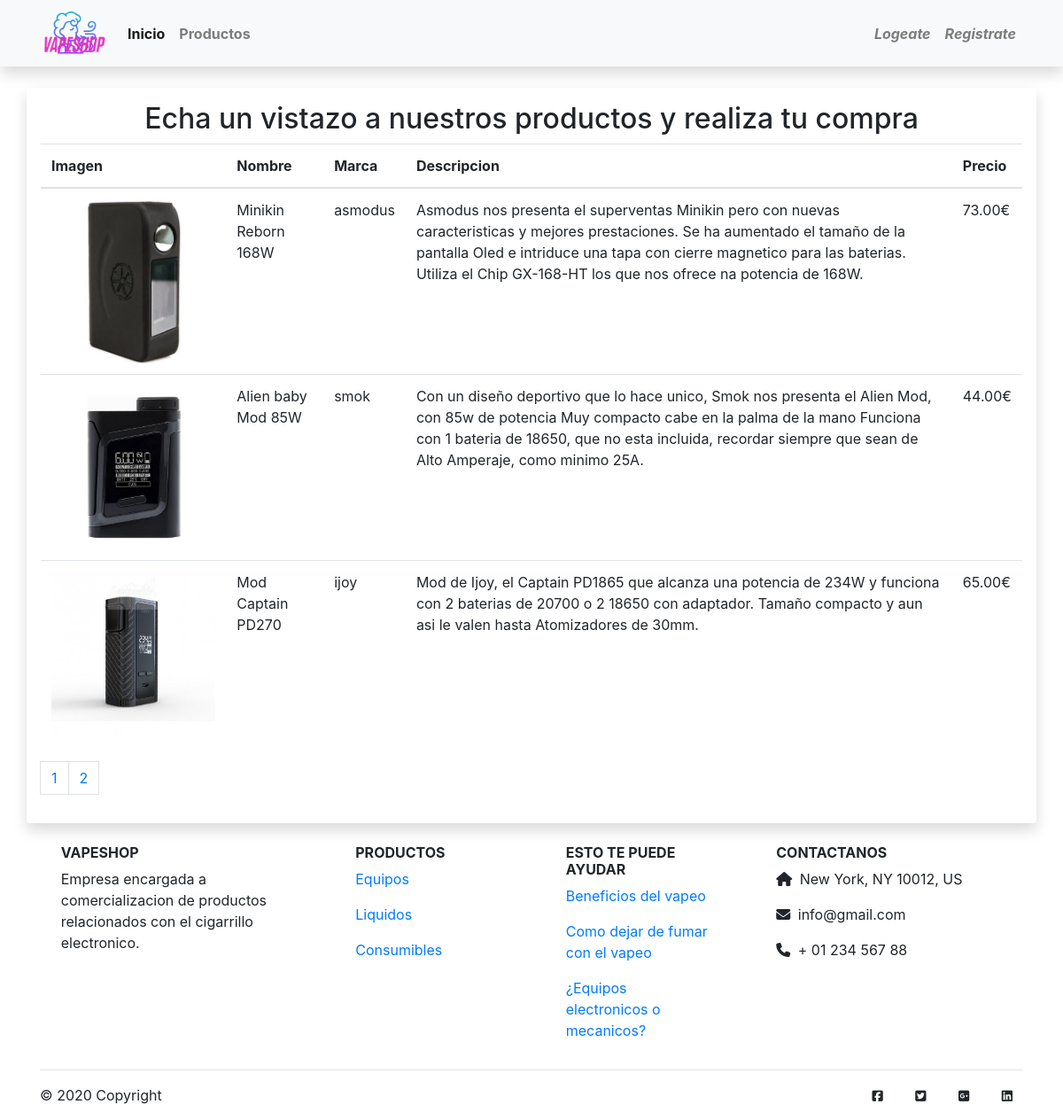
/products.php, run on the app's committed database.
### tables this page shows
CREATE TABLE productos(
    id_producto INT NOT NULL AUTO_INCREMENT,
    nombre VARCHAR(20) NOT NULL,
    marca VARCHAR(20) NOT NULL,
    tipo VARCHAR (15) NOT NULL,
    descripcion VARCHAR(500),
    precio DECIMAL(6, 2),
    stock DECIMAL not NULL,
    id_categoria INT,
    imagen_producto TEXT,
    FOREIGN KEY(id_categoria) REFERENCES categorias(id_categoria),
    PRIMARY KEY(id_producto)
);

### functions/products_functions.php (the view, shortened to what this page needs)
<?php
function show()
{
    include 'assets/bdconexion.php';
    $tamano_pagina = 3;
    if (isset($_GET["pagina"])) {
        if ($_GET["pagina"] == 1) {
            header("location:products.php");
        } else {
            $pagina = $_GET["pagina"];
        }
    } else {
        $pagina = 1;
    }
    $empezar_desde = ($pagina - 1) * $tamano_pagina;
    $sentencia = "SELECT * from productos";
    $resultado = mysqli_query($con, $sentencia);
    $num_filas = mysqli_num_rows($resultado);
    $total_paginas = ceil($num_filas / $tamano_pagina);
    $sql_limite = "SELECT * from productos LIMIT $empezar_desde,$tamano_pagina";
    $result = mysqli_query($con, $sql_limite);
    echo "<table class='table table-hover'>";
    echo "<thead>";
    echo "<th>Imagen</th>";
    echo "<th>Nombre</th>";
    echo "<th>Marca</th>";
    echo "<th>Descripcion</th>";
    echo "<th>Precio</th>";
    echo "</thead>";
    echo "<tbody>";
    while ($fila = $result->fetch_assoc()) {
        echo "<tr>";
        echo "<td><img src=".$fila['imagen_producto']." alt=".$fila['nombre']." class='img-fluid'></td>";
        echo "<td>" . $fila['nombre'] . "</td>";
        echo "<td>" . $fila['marca'] . "</td>";
        echo "<td>" . $fila['descripcion'] . "</td>";
        echo "<td>" . $fila['precio'] . "€" . "</td>";
        echo "</tr>";
    }
    echo "</tbody>";
    echo "</table>";
    echo "<nav aria-label='Page navigation example'>";
    echo "<ul class='pagination'>";
    for ($i = 1; $i <= $total_paginas; $i++) {
        echo "<li><a href='?pagina=" . $i . "' class='page-link'>" . $i . " </a></li>";
    }
    echo "</ul>";
    echo "</nav>";
}

### products.php (shortened to what this page needs)
<!doctype html>
<html lang="en">
<head>
    <link rel="stylesheet" href="https://stackpath.bootstrapcdn.com/bootstrap/4.3.1/css/bootstrap.min.css">
</head>
<body>
    <?php
    require_once 'assets/layouts/nav.php';
    require_once 'functions/products_functions.php';
    ?>
    <div class="container shadow p-3 mt-4 mb-4 rounded">
        <center>
            <h2>Echa un vistazo a nuestros productos y realiza tu compra</h2>
        </center>
        <?php
        show();
        ?>
    </div>
    <?php
    require_once 'assets/layouts/footer.php';
  ?>
</body>
</html>

### assets/layouts/nav.php (shortened to what this page needs)
<nav class="navbar navbar-expand-lg navbar-light bg-light shadow">
    <div class="container">
        <a class="navbar-brand"><img src="assets/img/vapeshop.png" alt="" class="img-fluid  ml-auto" style="width: 75px"></a>
        <div id="my-nav" class="collapse navbar-collapse">
            <ul class="navbar-nav mr-auto">
                <li class="nav-item active">
                    <a class="nav-link font-weight-bold " href="index.php">Inicio <span class="sr-only">(current)</span></a>
                </li>
                <li class="nav-item">
                    <a class="nav-link font-weight-bold " href="products.php" >Productos</a>
                </li>
            </ul>
            <?php
            if (isset($_SESSION['login']) && $_SESSION['login'] === true) {
            ?>
                <ul class="navbar-nav ml-auto">
                    <li class="nav-item dropdown">
                        <a class="nav-link dropdown-toggle  font-weight-bold" data-toggle="dropdown" href="#" role="button" aria-haspopup="true" aria-expanded="false"><?php
                                                                                                                                                        if (isset($_COOKIE["cookieid"])) {
                                                                                                                                                            echo $_COOKIE["cookieid"];
                                                                                                                                                        } else {
                                                                                                                                                            echo "Usuario";
                                                                                                                                                        } ?></a>
                        <div class="dropdown-menu">
                            <a class="dropdown-item" href="#">Perfil</a>
                            <a class="dropdown-item" href="#">Opciones</a>
                            <div class="dropdown-divider"></div>
                            <a class="dropdown-item" href="logout.php">Logout</a>
                        </div>
                    </li>
                <li class="nav-item">
                        <a href="mybuy.php" class="nav-link"><i class="fas fa-shopping-cart text-secondary"></i></a>
                    </li>
                </ul>
            <?php
            } else {
            ?>
                <ul class="navbar-nav ml-auto">
                    <li class="nav-item">
                        <a href="login.php" class="nav-link font-weight-bold font-italic">Logeate</a>
                    </li>
                    <li class="nav-item">
                        <a href="register.php" class="nav-link font-weight-bold font-italic">Registrate</a>
                    </li>
                </ul>
            <?php
            } ?>
        </div>
    </div>
</nav>

### assets/layouts/footer.php (shortened to what this page needs)
<footer class="page-footer font-small mdb-color ">
  <div class="container text-center text-md-left">
    <div class="row text-center text-md-left">
      <div class="col-md-3 col-lg-3 col-xl-3 mx-auto">
        <h6 class="text-uppercase mb-2 font-weight-bold">Vapeshop</h6>
        <p>Empresa encargada a comercializacion de productos relacionados con el cigarrillo electronico.
        </p>
      </div>
      <div class="col-md-2 col-lg-2 col-xl-2 mx-auto">
        <h6 class="text-uppercase mb-2 font-weight-bold">Productos</h6>
        <p>
          <a href="#!">Equipos</a>
        </p>
        <p>
          <a href="#!">Liquidos</a>
        </p>
        <p>
          <a href="#!">Consumibles</a>
        </p>
      </div>
      <div class="col-md-3 col-lg-2 col-xl-2 mx-auto">
        <h6 class="text-uppercase mb-2 font-weight-bold">Esto te puede ayudar</h6>
        <p>
          <a href="#!">Beneficios del vapeo</a>
        </p>
        <p>
          <a href="#!">Como dejar de fumar con el vapeo</a>
        </p>
        <p>
          <a href="#!">¿Equipos electronicos o mecanicos?</a>
        </p>
      </div>
      <div class="col-md-4 col-lg-3 col-xl-3 mx-auto">
        <h6 class="text-uppercase mb-2 font-weight-bold">Contactanos</h6>
        <p>
          <i class="fas fa-home mr-1"></i> New York, NY 10012, US</p>
        <p>
          <i class="fas fa-envelope mr-1"></i> info@gmail.com</p>
        <p>
          <i class="fas fa-phone mr-1"></i> + 01 234 567 88</p>
      </div>
    </div>
    <hr>
    <div class="row d-flex align-items-center">
      <div class="col-md-7 col-lg-8">
        <p class="text-center text-md-left">© 2020 Copyright</p>
      </div>
      <div class="col-md-5 col-lg-4 ml-lg-0">
        <div class="text-center text-md-right">
          <ul class="list-unstyled list-inline">
            <li class="list-inline-item">
              <a class="btn-floating btn-sm rgba-white-slight mx-1">
                <i class="fab fa-facebook-square"></i>
              </a>
            </li>
            <li class="list-inline-item">
              <a class="btn-floating btn-sm rgba-white-slight mx-1">
                <i class="fab fa-twitter-square"></i>
              </a>
            </li>
            <li class="list-inline-item">
              <a class="btn-floating btn-sm rgba-white-slight mx-1">
                <i class="fab fa-google-plus-square"></i>
              </a>
            </li>
            <li class="list-inline-item">
              <a class="btn-floating btn-sm rgba-white-slight mx-1">
                <i class="fab fa-linkedin"></i>
              </a>
            </li>
          </ul>
        </div>
      </div>
    </div>
  </div>
</footer>

### data on the page
productos: imagen_producto (picture), nombre "Minikin Reborn 168W", marca "asmodus", descripcion "Asmodus nos presenta el superventas Minikin pero con nuevas caracteristicas y mejores prestaciones. Se ha aumentado el tamaño de la pantalla Oled e intriduce una tapa con cierre magnetico para las baterias. Utiliza el Chip GX-168-HT los que nos ofrece na potencia de 168W.", precio "73.00"
productos: imagen_producto (picture), nombre "Alien baby Mod 85W", marca "smok", descripcion "Con un diseño deportivo que lo hace unico, Smok nos presenta el Alien Mod, con 85w de potencia Muy compacto cabe en la palma de la mano Funciona con 1 bateria de 18650, que no esta incluida, recordar siempre que sean de Alto Amperaje, como minimo 25A.", precio "44.00"
productos: imagen_producto (picture), nombre "Mod Captain PD270", marca "ijoy", descripcion "Mod de Ijoy, el Captain PD1865 que alcanza una potencia de 234W y funciona con 2 baterias de 20700 o 2 18650 con adaptador. Tamaño compacto y aun asi le valen hasta Atomizadores de 30mm.", precio "65.00"
